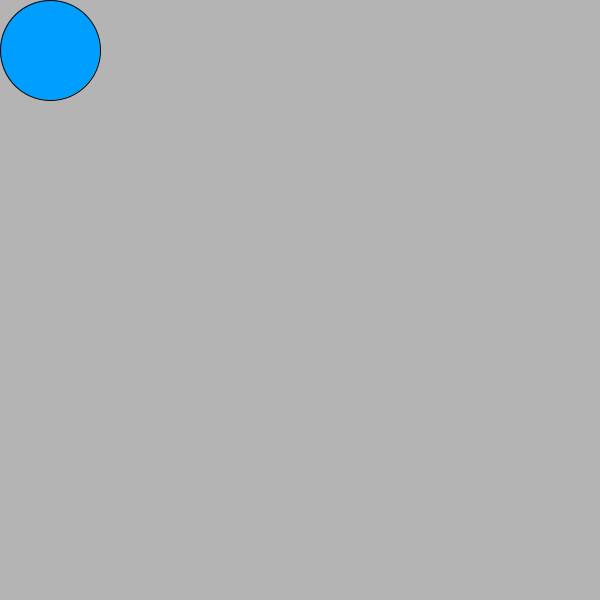
Frame 1 (no input)
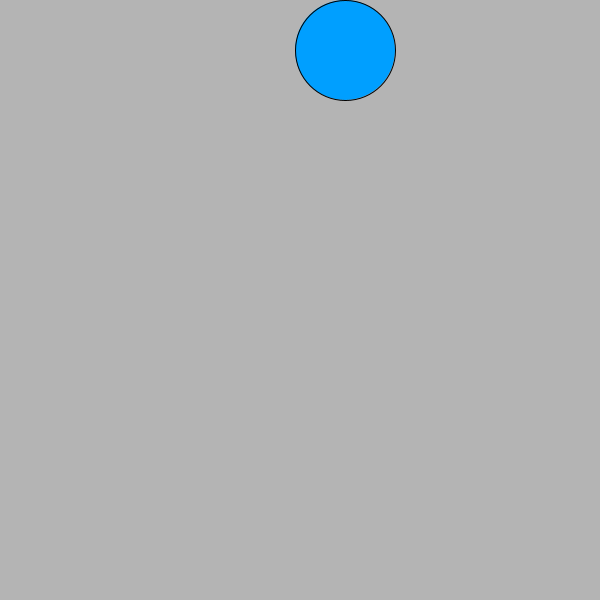
Frame 60 (the mouse pressed at the canvas centre just before this capture)
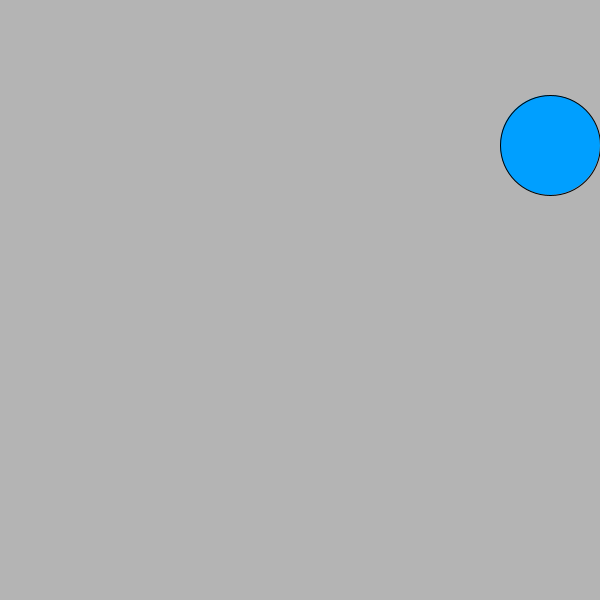
Frame 120 (the mouse held since frame 60 and released just before this capture)

The Processing sketch that drew these frames (run headless with seeded random() and noise(); from frame 60 on, the mouse is pressed at the canvas centre):

// Processing sketch: Lab3FL04_BallAroundSquare
// ── Lab3FL04_BallAroundSquare.pde
int x = 50;
int y = 50;
int x_dir = 5;
int y_dir = 0;

void setup() {
  size(600, 600);
}

void draw() {
  background(180);
  fill(#009FFF);
  ellipse(x, y, 100, 100);
  if (x == 550 && y == 50) {
    x_dir = 0;
    y_dir = 5;
  } else if ( x == 550 && y == 550) {
    x_dir = -5;
    y_dir = 0;
  }
  else if(x == 50 && y == 550) {
    x_dir = 0;
    y_dir = -5;
  }
  else if( x == 50 && y == 50) {
  x_dir = 5;
  y_dir = 0;
}

    x+=x_dir;
    y+=y_dir;
  }
